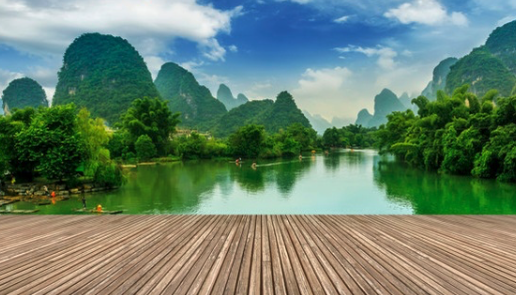
#> input picture res/image.png, 516 x 295 px
$ python joiningImages.py
#> lines starting #> are read from the running program, lines starting #| are printed output that depends on the picture
import cv2
import numpy as np
img = cv2.imread("res/image.png")
#> img is the input picture: shape (295, 516, 3); mean B, G, R 110, 129.8, 106.6
# horizontal stack
hor = np.hstack((img, img,img, img))
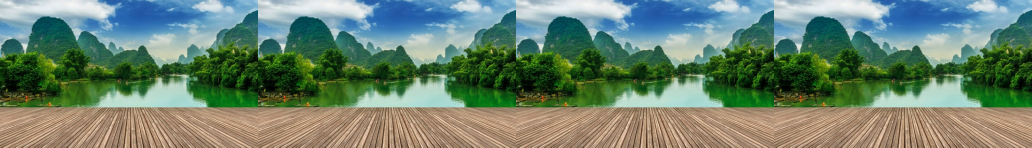
#> hor: shape (295, 2064, 3) (shown at 1/2 size); mean B, G, R 110, 129.8, 106.6
#vertical stack
ver = np.vstack((hor, hor,hor, hor))
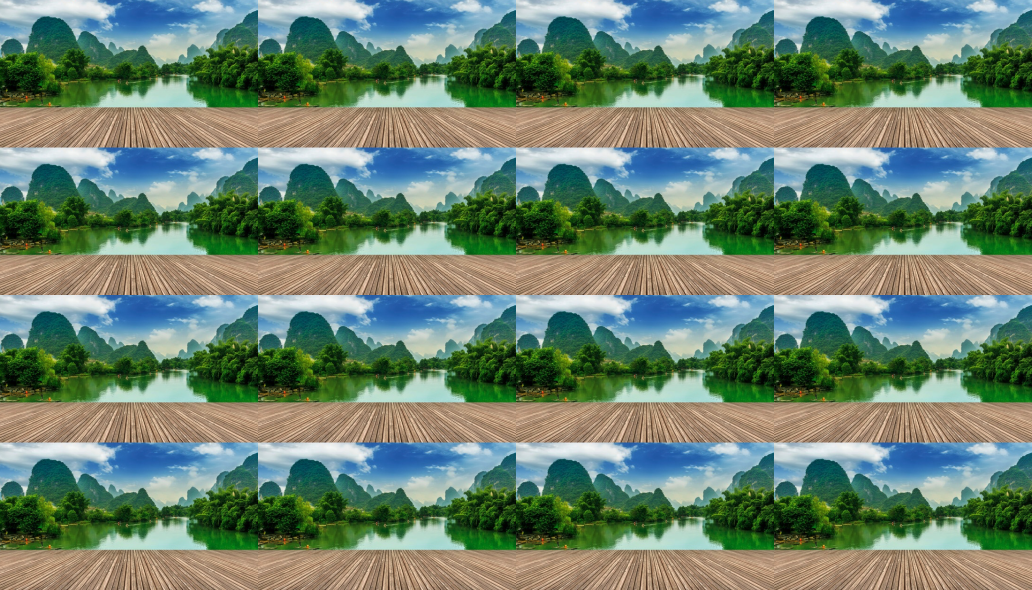
#> ver: shape (1180, 2064, 3) (shown at 1/2 size); mean B, G, R 110, 129.8, 106.6
# it won't work if both the images have differnt number of channels
cv2.imshow("Horizontal stack", hor)
cv2.imshow("Vertical stack", ver)
cv2.waitKey(0)
